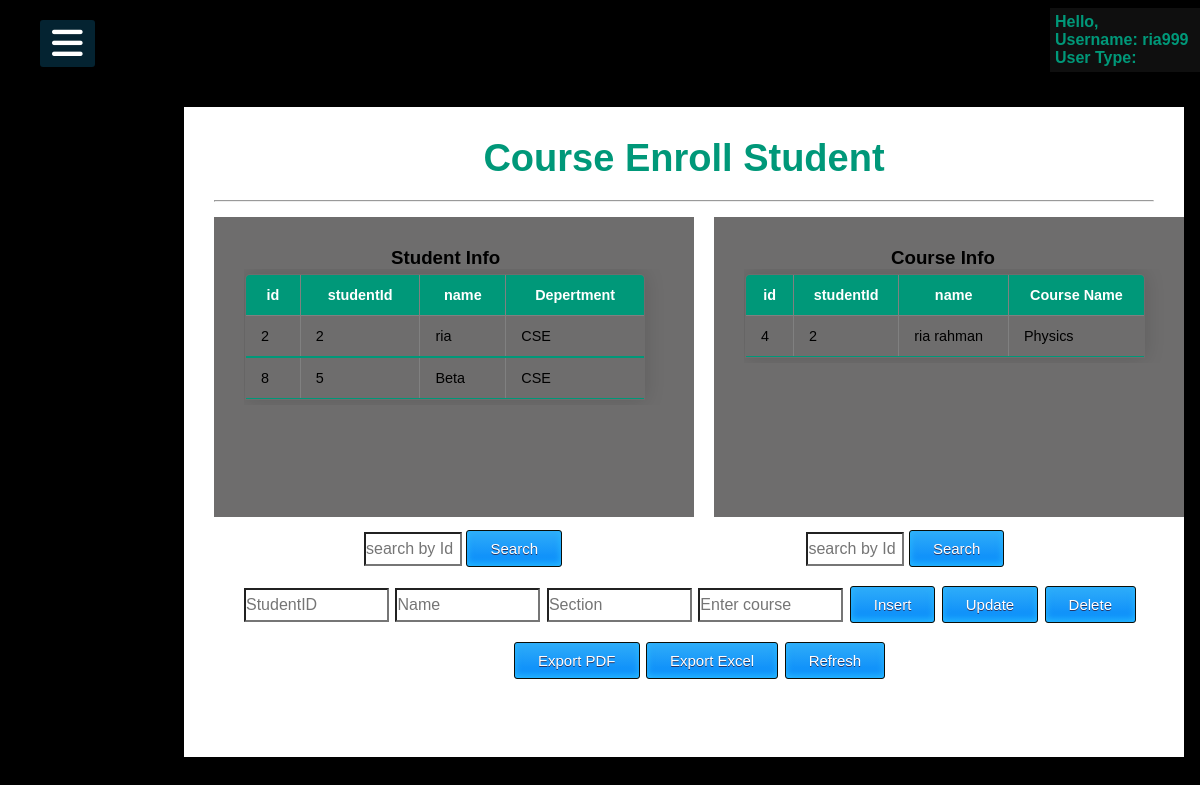
Screenshot of /mainpage/course.php (signed in) with the database file from the repository.
### tables this page shows
CREATE TABLE `student` (
  `id` int(5) NOT NULL,
  `studentId` varchar(50) NOT NULL,
  `name` varchar(50) NOT NULL,
  `section` varchar(3) NOT NULL,
  `email` varchar(50) NOT NULL,
  `mobile` varchar(20) NOT NULL,
  `cgpa` varchar(50) NOT NULL,
  `depertment` varchar(50) NOT NULL
);

CREATE TABLE `studentcourse` (
  `id` int(3) NOT NULL,
  `studentId` int(5) NOT NULL,
  `name` varchar(50) NOT NULL,
  `courseName` varchar(50) NOT NULL,
  `section` varchar(3) NOT NULL,
  `lecturerName` varchar(50) NOT NULL
);

### mainpage/course.php (the view, shortened to what this page needs)
<?php
include "../mainpage/common.inc.php";
$username = $_SESSION['username'];
$sId =$studentId=$name=$Ssection=$message=$course= "";
$id=$Sname=$section=$course1=$sid="";
?>
<!DOCTYPE html>
<html lang="en">
<head>
    <link rel="stylesheet" type="text/css" href="grade.css">
</head>
<body>
    <div class="table">
        <h1>Course Enroll Student</h1>
        <div class="box">
        <h3>Student Info</h3>
            <div>
                <table class="content-table" id="tblexportData" border="1">
                    <thead>
                        <tr>
                            <th>id</th>
                            <th>studentId</th>
                            <th>name</th>
                            <th>Depertment</th>
                        </tr>
                    </thead>
                    <?php
                    $section="";
                    $sql_s = "SELECT *FROM course WHERE assigned='$username';";
                    $result = mysqli_query($conn,$sql_s);
                    while($row = mysqli_fetch_assoc($result)){
                        $section = $row['section'];
                    }
                    $sql_table = "SELECT *FROM student WHERE section='$section';";
                    $result = mysqli_query($conn, $sql_table);
                    $rowCount = mysqli_num_rows($result);
                    if ($rowCount > 0) {
                        while ($row = mysqli_fetch_assoc($result)) {
                            echo "<tbody>
                            <tr>
                            <td>" . $row['id'] . "</td>
                            <td>" . $row['studentId'] . "</td>
                            <td>" . $row['name'] . "</td>
                            <td>" . $row['depertment'] . "</td>
                            </tr>
                            </tbody>";
                        }
                        echo "</table>";
                    } else {
                        echo $message = "No History!";
                    }
                ?>
            </div>
        </div>
        <div class="box1">
            <h3>Course Info</h3>
            <div class=tab1 id="table">
                <table class="content-table" id="tblexportData" border="1">
                    <thead>
                        <tr>
                            <th>id</th>
                            <th>studentId</th>
                            <th>name</th>
                            <th>Course Name</th>
                        </tr>
                    </thead>
                    <?php
                    $sql_table = "SELECT *FROM studentcourse WHERE lecturerName='$username';";
                    $result = mysqli_query($conn, $sql_table);
                    $rowCount = mysqli_num_rows($result);
                    if ($rowCount > 0) {
                        while ($row = mysqli_fetch_assoc($result)) {
                            echo "<tbody>
                            <tr>
                            <td>" . $row['id'] . "</td>
                            <td>" . $row['studentId'] . "</td>
                            <td>" . $row['name'] . "</td>
                            <td>" . $row['courseName'] . "</td>
                            </tr>
                            </tbody>";
                        }
                        echo "</table>";
                    } else {
                        echo $message = "No History!";
                    }
                ?>
            </div>
        </div>
        <hr>
        <form method="post">
            <input style="margin-top:330px;margin-left:150px;width:10%;" type="text" name="sId" placeholder="search by Id">
            <input type="submit" value="Search" name="search">
            <input style="margin-top:330px;margin-left:240px;width:10%;" type="text" name="sId1" value="<?php echo $sid ?>" placeholder="search by Id">
            <input type="submit" value="Search" name="search1"><br>
            <input style="margin-left:30px;width:15%;" type="text" placeholder="StudentID" name="id" value="<?php echo $studentId ?>" readonly>
            <input style="margin-left:2px;width:15%;" type="text" name="Sname" placeholder="Name" value="<?php echo $name ?>" readonly>
            <input style="margin-left:2px;width:15%;" type="text" name="section" placeholder="Section" value="<?php echo $Ssection ?>" readonly>
            <input style="margin-left:2px;width:15%;" type="text" name="course" value="<?php echo $course1 ?>" placeholder="Enter course">
            <input style="margin-left:2px;" type="submit" name="insert" value="Insert">
            <input style="margin-left:2px;" type="submit" name="update" value="Update">
            <input style="margin-left:2px;" type="submit" name="delete" value="Delete"><br>
            <input style="margin-left:300px;" name="PRINT" id="PRINT" onclick="savePDF()" type="submit" value="Export PDF">
            <input style="margin-left:2px;" type="submit" name="excel" onclick="exportToExcel('tblexportData', 'user-data')" value="Export Excel">
            <input style="margin-left:2px;" type="submit" name="REFRESH" value="Refresh">
        </form>
    </div>
</body>
</html>

### mainpage/common.css (style rules this page uses)
body { font-family: 'Roboto' , sans-serif; }
* { margin:0; padding:0; list-style:none; text-decoration:none; overflow: hidden; }

### mainpage/grade.css (style rules this page uses)
body { margin:0; padding:0; font-family: sans-serif; background-color:#000; overflow: hidden; }
.table { width: 1000px; height: 650px; background: #fff; top:54%; left: 57%; position: absolute; transform: translate(-50% ,-50%); box-sizing: border-box; padding: 30px 30px; overflow: scroll; }
.box { width: 480px; height: 300px; background: rgb(110, 109, 109); top:40%; left: 27%; position: absolute; transform: translate(-50% ,-50%); box-sizing: border-box; padding: 30px 30px; overflow: scroll; }
.box1 { width: 480px; height: 300px; background: rgb(110, 109, 109); top:40%; left: 77%; position: absolute; transform: translate(-50% ,-50%); box-sizing: border-box; padding: 30px 30px; overflow: scroll; }
h1 { margin: 0; padding: 0 0 20px; text-align: center; font-size: 38px; color: #009879; }
h3 { margin-left: 35%; }
.content-table { border-collapse: collapse; margin: 5px 0; margin-left: 1px; font-size: 0.9em; min-width: 400px; border-radius: 5px 5px 0 0; overflow: hidden; box-shadow: 0 0 20px rgba(0,0,0,0.15); }
.content-table thead tr { background-color: #009879; color: #ffffff; text-align: center; font-weight: bold; }
.content-table th, .content-table td { padding: 12px 15px; }
.content-table tbody tr { border-bottom: 1px solid #dddddd; }
.content-table tbody tr:last-of-type { border-bottom: 2px solid #009879; }
input[type="submit"] { box-shadow:inset 0px -3px 7px 0px #29bbff; background:linear-gradient(to bottom, #2dabf9 5%, #0688fa 100%); background-color:#2dabf9; border-radius:3px; border:1px solid #0b0e07; display:inline-block; cursor:pointer; color:#ffffff; font-family:Arial; font-size:15px; padding:9px 23px; text-decoration:none; text-shadow:0px 1px 0px #263666; }
input[type="text"] { width: 32%; margin-bottom: 20px; margin-left: 34%; }
input[type="text"] { background: transparent; height: 30px; color: #000; font-size: 16px; }

### rows the page displays
student: id "2", studentId "2", name "ria", depertment "CSE"
student: id "8", studentId "5", name "Beta", depertment "CSE"
studentcourse: id "4", studentId "2", name "ria rahman", courseName "Physics"

### other values shown
$_SESSION['username'] "ria999"
